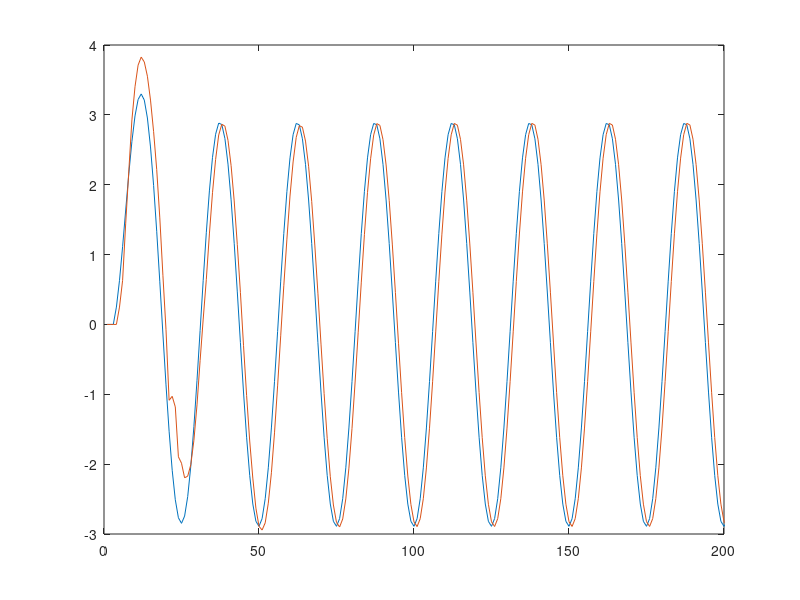
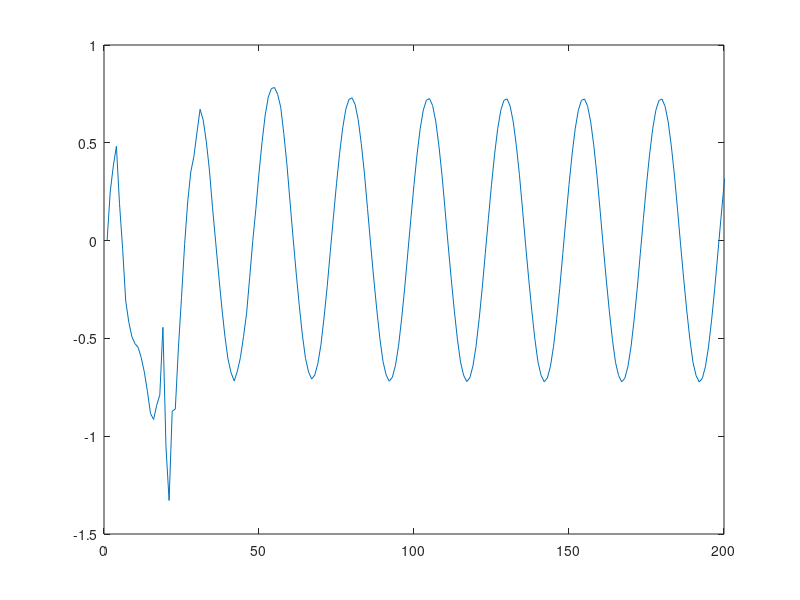

Reproduce these figures in MATLAB, in order.
%%%% CONTROL EXAMPLE 7 SIMULTANEOUS OSLA
clc;clear;

allrmse=[];
allVAF=[];
allconvtime=[];
allneurons=[];
for q=1:1
    q
    
k=1:50000;

ec=zeros(1,length(k));

yp=[0 0 zeros(1,length(k))];
yphat=[0 0 zeros(1,length(k))];
ym=[0 0 zeros(1,length(k))];

NNclass=[2 50 1];
in=NNclass(1);n1=NNclass(2);out=NNclass(3);

W1=randn(in+1,n1);
W2=zeros(n1+1,out);

lambda=1e-03;
P=(1/lambda)*eye(n1+1);

u1=0;
A1=[1 yp(2) yp(1)]*W1;
y1=tanh(A1);
v1=[1 y1];
A2=v1*W2;
N=A2;
for i=3:length(k)+2
    r=sin(2*pi*(i-3)/25);
    ym(i)=0.6*ym(i-1)+0.2*ym(i-2)+r;
    
    f=yp(i-1)*yp(i-2)*(yp(i-1)+2.5)/(1+yp(i-1)^2+yp(i-2)^2);
    yp(i)=f+u1;
    yphat(i)=N+u1;
    
    ec(i-2)=-(yp(i)-ym(i));
    e=-(yphat(i)-yp(i));
    
    P=P - ((P*v1'*v1*P)./(1+v1*P*v1'));
    W2=W2+e*P*v1';
    
    A1=[1 yp(i) yp(i-1)]*W1;
    y1=tanh(A1);
    v1=[1 y1];
    A2=v1*W2;
    N=A2;
    
    u1=-N+0.6*yp(i)+0.2*yp(i-1)+r;
end
%%
if(isnan(A2))
    q=q-1;
    disp('trial deleted');
    continue;
end
%%
rmse=rms(ec);
VAF=(1-var(ym-yp)/var(ym))*100;
%%
plot(ym)
hold on
plot(yp)
xlim([0 200])
figure;
plot(ec)
xlim([0 200])
%%
save('C:\Users\tarun\Documents\MATLAB\NP90\control\plots_for_paper\graph_ex1_osla','ym','yp','ec')
disp('saved')
%%
absol_ec=abs(ec);
error_thresh=1.0;
ind=find(absol_ec<error_thresh);
conv_time=0;
for i=1:length(ind)
    z=diff(ind(i:i+100))==1;
    if sum(z)==100
        conv_time=ind(i);
        break;
    else
        x=find(z==0);
        i=x(end);
    end
end
%%
allrmse(q)=rmse;
allVAF(q)=VAF;
allconvtime(q)=conv_time;
allneurons(q)=n1;
end
save('ex7_50_osla','allrmse','allVAF','allconvtime');
%%
avgrmse=mean(allrmse)
stdrmse=std(allrmse)
avgVAF=mean(allVAF)
stdVAF=std(allVAF)

avgconvtime=mean(allconvtime)
minconvtime=min(allconvtime)
maxconvtime=max(allconvtime)

avgneurons=mean(allneurons)
minneurons=min(allneurons)
maxneurons=max(allneurons)